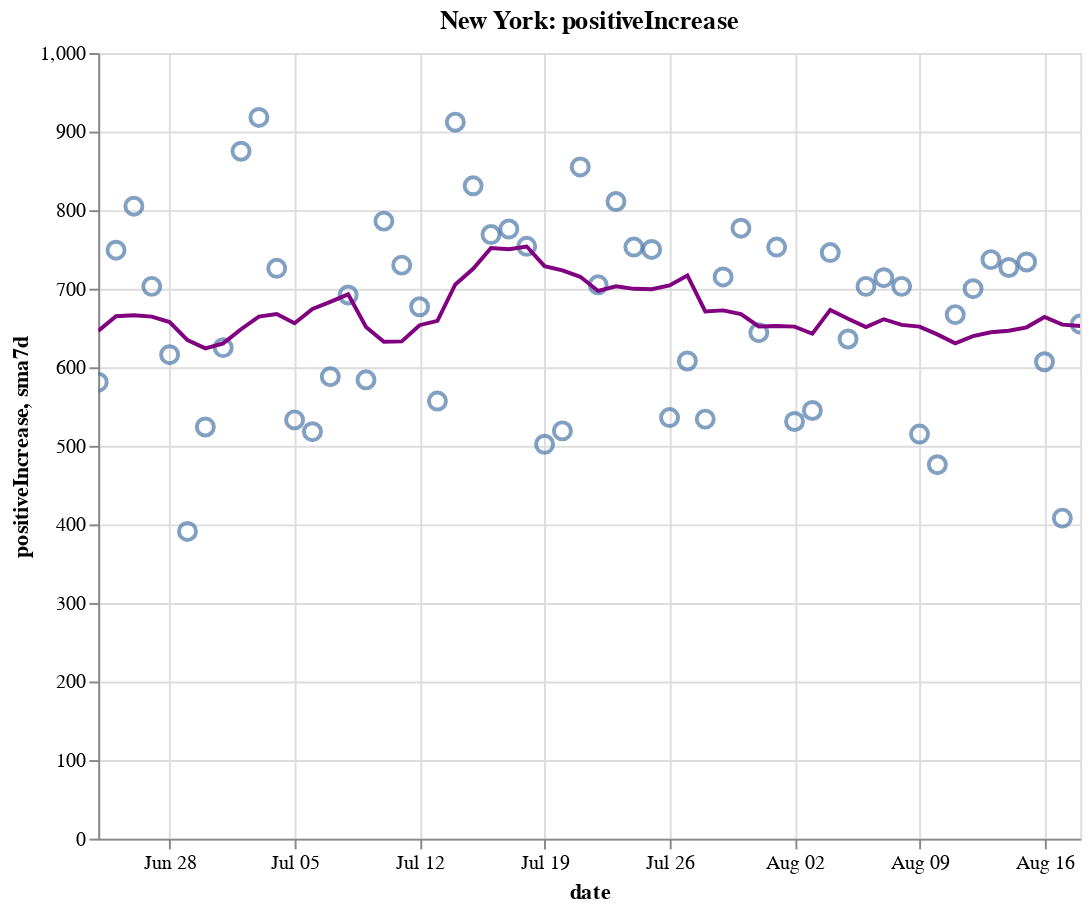

Notebook code cell kept with this figure:
### Code cell
create_plot(ny, 'positiveIncrease')

### Figure 1 — Vega-Lite specification as saved in the notebook (floating-point values rounded to 4 significant figures)
{"config": {"view": {"continuousWidth": 400, "continuousHeight": 300}}, "layer": [{"layer": [{"mark": {"type": "point", "size": 75}, "encoding": {"tooltip": [{"type": "temporal", "field": "date"}, {"type": "quantitative", "field": "positiveIncrease"}, {"type": "quantitative", "field": "sma7d"}], "x": {"type": "temporal", "field": "date"}, "y": {"type": "quantitative", "field": "positiveIncrease"}}, "selection": {"selector008": {"type": "interval", "bind": "scales", "encodings": ["x", "y"]}}}, {"mark": {"type": "line", "color": "purple"}, "encoding": {"x": {"type": "temporal", "field": "date"}, "y": {"type": "quantitative", "field": "sma7d"}}}]}, {"mark": {"type": "rule", "color": "#aaa"}, "encoding": {"x": {"type": "temporal", "field": "date"}}, "transform": [{"filter": {"selection": "selector007"}}]}, {"mark": "circle", "encoding": {"opacity": {"condition": {"value": 1, "selection": "selector007"}, "value": 0}, "tooltip": [{"type": "temporal", "field": "date"}, {"type": "quantitative", "field": "positiveIncrease"}, {"type": "quantitative", "field": "sma7d"}], "x": {"type": "temporal", "field": "date"}, "y": {"type": "quantitative", "field": "positiveIncrease"}}, "selection": {"selector007": {"type": "single", "encodings": ["x"], "on": "mouseover", "nearest": true, "empty": "none"}}}, {"mark": {"type": "text", "align": "left", "dx": 5, "dy": -5, "stroke": "white", "strokeWidth": 2}, "encoding": {"text": {"type": "quantitative", "field": "positiveIncrease"}, "tooltip": [{"type": "temporal", "field": "date"}, {"type": "quantitative", "field": "positiveIncrease"}, {"type": "quantitative", "field": "sma7d"}], "x": {"type": "temporal", "field": "date"}, "y": {"type": "quantitative", "field": "positiveIncrease"}}, "transform": [{"filter": {"selection": "selector007"}}]}, {"mark": {"type": "text", "align": "left", "dx": 5, "dy": -5}, "encoding": {"text": {"type": "quantitative", "field": "positiveIncrease"}, "tooltip": [{"type": "temporal", "field": "date"}, {"type": "quantitative", "field": "positiveIncrease"}, {"type": "quantitative", "field": "sma7d"}], "x": {"type": "temporal", "field": "date"}, "y": {"type": "quantitative", "field": "positiveIncrease"}}, "transform": [{"filter": {"selection": "selector007"}}]}], "data": {"name": "data-2dc85e63d01ca4dec52e5366233c20b2"}, "height": 400, "title": "New York: positiveIncrease", "width": 500, "$schema": "https://vega.github.io/schema/vega-lite/v4.8.1.json", "datasets": {"data-2dc85e63d01ca4dec52e5366233c20b2": [{"date": "2020-06-24T00:00:00", "totalTestResultsIncrease": 51140.0, "positiveIncrease": 581.0, "death": 24780.0, "deathIncrease": 16.0, "positiveRate": 0.011, "state": "New York", "sma7d": 646.3}, {"date": "2020-06-25T00:00:00", "totalTestResultsIncrease": 67640.0, "positiveIncrease": 749.0, "death": 24800.0, "deathIncrease": 18.0, "positiveRate": 0.011, "state": "New York", "sma7d": 665.0}, {"date": "2020-06-26T00:00:00", "totalTestResultsIncrease": 61720.0, "positiveIncrease": 805.0, "death": 24810.0, "deathIncrease": 14.0, "positiveRate": 0.013, "state": "New York", "sma7d": 666.3}, {"date": "2020-06-27T00:00:00", "totalTestResultsIncrease": 73260.0, "positiveIncrease": 703.0, "death": 24830.0, "deathIncrease": 16.0, "positiveRate": 0.01, "state": "New York", "sma7d": 664.4}, {"date": "2020-06-28T00:00:00", "totalTestResultsIncrease": 61910.0, "positiveIncrease": 616.0, "death": 24840.0, "deathIncrease": 5.0, "positiveRate": 0.01, "state": "New York", "sma7d": 657.6}, {"date": "2020-06-29T00:00:00", "totalTestResultsIncrease": 46430.0, "positiveIncrease": 391.0, "death": 24840.0, "deathIncrease": 7.0, "positiveRate": 0.008, "state": "New York", "sma7d": 634.6}, {"date": "2020-06-30T00:00:00", "totalTestResultsIncrease": 52020.0, "positiveIncrease": 524.0, "death": 24860.0, "deathIncrease": 13.0, "positiveRate": 0.01, "state": "New York", "sma7d": 624.1}, {"date": "2020-07-01T00:00:00", "totalTestResultsIncrease": 56710.0, "positiveIncrease": 625.0, "death": 24870.0, "deathIncrease": 11.0, "positiveRate": 0.011, "state": "New York", "sma7d": 630.4}, {"date": "2020-07-02T00:00:00", "totalTestResultsIncrease": 69940.0, "positiveIncrease": 875.0, "death": 24880.0, "deathIncrease": 11.0, "positiveRate": 0.013, "state": "New York", "sma7d": 648.4}, {"date": "2020-07-03T00:00:00", "totalTestResultsIncrease": 66390.0, "positiveIncrease": 918.0, "death": 24880.0, "deathIncrease": 8.0, "positiveRate": 0.014, "state": "New York", "sma7d": 664.6}, {"date": "2020-07-04T00:00:00", "totalTestResultsIncrease": 62400.0, "positiveIncrease": 726.0, "death": 24900.0, "deathIncrease": 11.0, "positiveRate": 0.012, "state": "New York", "sma7d": 667.9}, {"date": "2020-07-05T00:00:00", "totalTestResultsIncrease": 63420.0, "positiveIncrease": 533.0, "death": 24900.0, "deathIncrease": 8.0, "positiveRate": 0.008, "state": "New York", "sma7d": 656.0}, {"date": "2020-07-06T00:00:00", "totalTestResultsIncrease": 54330.0, "positiveIncrease": 518.0, "death": 24910.0, "deathIncrease": 9.0, "positiveRate": 0.01, "state": "New York", "sma7d": 674.1}, {"date": "2020-07-07T00:00:00", "totalTestResultsIncrease": 56740.0, "positiveIncrease": 588.0, "death": 24920.0, "deathIncrease": 11.0, "positiveRate": 0.01, "state": "New York", "sma7d": 683.3}, {"date": "2020-07-08T00:00:00", "totalTestResultsIncrease": 57580.0, "positiveIncrease": 692.0, "death": 24940.0, "deathIncrease": 20.0, "positiveRate": 0.012, "state": "New York", "sma7d": 692.9}, {"date": "2020-07-09T00:00:00", "totalTestResultsIncrease": 65560.0, "positiveIncrease": 584.0, "death": 24960.0, "deathIncrease": 15.0, "positiveRate": 0.009, "state": "New York", "sma7d": 651.3}, {"date": "2020-07-10T00:00:00", "totalTestResultsIncrease": 73560.0, "positiveIncrease": 786.0, "death": 24970.0, "deathIncrease": 9.0, "positiveRate": 0.011, "state": "New York", "sma7d": 632.4}, {"date": "2020-07-11T00:00:00", "totalTestResultsIncrease": 69200.0, "positiveIncrease": 730.0, "death": 24970.0, "deathIncrease": 6.0, "positiveRate": 0.011, "state": "New York", "sma7d": 633.0}, {"date": "2020-07-12T00:00:00", "totalTestResultsIncrease": 62420.0, "positiveIncrease": 677.0, "death": 24980.0, "deathIncrease": 5.0, "positiveRate": 0.011, "state": "New York", "sma7d": 653.6}, {"date": "2020-07-13T00:00:00", "totalTestResultsIncrease": 51690.0, "positiveIncrease": 557.0, "death": 24990.0, "deathIncrease": 10.0, "positiveRate": 0.011, "state": "New York", "sma7d": 659.1}, {"date": "2020-07-14T00:00:00", "totalTestResultsIncrease": 60040.0, "positiveIncrease": 912.0, "death": 24990.0, "deathIncrease": 5.0, "positiveRate": 0.015, "state": "New York", "sma7d": 705.4}, {"date": "2020-07-15T00:00:00", "totalTestResultsIncrease": 63600.0, "positiveIncrease": 831.0, "death": 25000.0, "deathIncrease": 9.0, "positiveRate": 0.013, "state": "New York", "sma7d": 725.3}, {"date": "2020-07-16T00:00:00", "totalTestResultsIncrease": 72680.0, "positiveIncrease": 769.0, "death": 25010.0, "deathIncrease": 11.0, "positiveRate": 0.011, "state": "New York", "sma7d": 751.7}, {"date": "2020-07-17T00:00:00", "totalTestResultsIncrease": 78240.0, "positiveIncrease": 776.0, "death": 25020.0, "deathIncrease": 10.0, "positiveRate": 0.01, "state": "New York", "sma7d": 750.3}, {"date": "2020-07-18T00:00:00", "totalTestResultsIncrease": 69820.0, "positiveIncrease": 754.0, "death": 25040.0, "deathIncrease": 11.0, "positiveRate": 0.011, "state": "New York", "sma7d": 753.7}, {"date": "2020-07-19T00:00:00", "totalTestResultsIncrease": 46200.0, "positiveIncrease": 502.0, "death": 25050.0, "deathIncrease": 13.0, "positiveRate": 0.011, "state": "New York", "sma7d": 728.7}, {"date": "2020-07-20T00:00:00", "totalTestResultsIncrease": 49340.0, "positiveIncrease": 519.0, "death": 25060.0, "deathIncrease": 8.0, "positiveRate": 0.011, "state": "New York", "sma7d": 723.3}, {"date": "2020-07-21T00:00:00", "totalTestResultsIncrease": 66170.0, "positiveIncrease": 855.0, "death": 25060.0, "deathIncrease": 2.0, "positiveRate": 0.013, "state": "New York", "sma7d": 715.1}, {"date": "2020-07-22T00:00:00", "totalTestResultsIncrease": 67660.0, "positiveIncrease": 705.0, "death": 25070.0, "deathIncrease": 10.0, "positiveRate": 0.01, "state": "New York", "sma7d": 697.1}, {"date": "2020-07-23T00:00:00", "totalTestResultsIncrease": 69700.0, "positiveIncrease": 811.0, "death": 25080.0, "deathIncrease": 13.0, "positiveRate": 0.012, "state": "New York", "sma7d": 703.1}, {"date": "2020-07-24T00:00:00", "totalTestResultsIncrease": 76510.0, "positiveIncrease": 753.0, "death": 25090.0, "deathIncrease": 9.0, "positiveRate": 0.01, "state": "New York", "sma7d": 699.9}, {"date": "2020-07-25T00:00:00", "totalTestResultsIncrease": 71470.0, "positiveIncrease": 750.0, "death": 25100.0, "deathIncrease": 13.0, "positiveRate": 0.01, "state": "New York", "sma7d": 699.3}, {"date": "2020-07-26T00:00:00", "totalTestResultsIncrease": 53570.0, "positiveIncrease": 536.0, "death": 25110.0, "deathIncrease": 3.0, "positiveRate": 0.01, "state": "New York", "sma7d": 704.1}, {"date": "2020-07-27T00:00:00", "totalTestResultsIncrease": 57270.0, "positiveIncrease": 608.0, "death": 25120.0, "deathIncrease": 11.0, "positiveRate": 0.011, "state": "New York", "sma7d": 716.9}, {"date": "2020-07-28T00:00:00", "totalTestResultsIncrease": 57400.0, "positiveIncrease": 534.0, "death": 25130.0, "deathIncrease": 9.0, "positiveRate": 0.009, "state": "New York", "sma7d": 671.0}, {"date": "2020-07-29T00:00:00", "totalTestResultsIncrease": 62280.0, "positiveIncrease": 715.0, "death": 25130.0, "deathIncrease": 6.0, "positiveRate": 0.011, "state": "New York", "sma7d": 672.4}, {"date": "2020-07-30T00:00:00", "totalTestResultsIncrease": 73550.0, "positiveIncrease": 777.0, "death": 25140.0, "deathIncrease": 13.0, "positiveRate": 0.011, "state": "New York", "sma7d": 667.6}, {"date": "2020-07-31T00:00:00", "totalTestResultsIncrease": 68870.0, "positiveIncrease": 644.0, "death": 25150.0, "deathIncrease": 5.0, "positiveRate": 0.009, "state": "New York", "sma7d": 652.0}, {"date": "2020-08-01T00:00:00", "totalTestResultsIncrease": 82740.0, "positiveIncrease": 753.0, "death": 25160.0, "deathIncrease": 14.0, "positiveRate": 0.009, "state": "New York", "sma7d": 652.4}, {"date": "2020-08-02T00:00:00", "totalTestResultsIncrease": 58960.0, "positiveIncrease": 531.0, "death": 25170.0, "deathIncrease": 6.0, "positiveRate": 0.009, "state": "New York", "sma7d": 651.7}, {"date": "2020-08-03T00:00:00", "totalTestResultsIncrease": 51840.0, "positiveIncrease": 545.0, "death": 25170.0, "deathIncrease": 2.0, "positiveRate": 0.011, "state": "New York", "sma7d": 642.7}, {"date": "2020-08-04T00:00:00", "totalTestResultsIncrease": 70990.0, "positiveIncrease": 746.0, "death": 25180.0, "deathIncrease": 3.0, "positiveRate": 0.011, "state": "New York", "sma7d": 673.0}, {"date": "2020-08-05T00:00:00", "totalTestResultsIncrease": 72670.0, "positiveIncrease": 636.0, "death": 25180.0, "deathIncrease": 4.0, "positiveRate": 0.009, "state": "New York", "sma7d": 661.7}, {"date": "2020-08-06T00:00:00", "totalTestResultsIncrease": 72370.0, "positiveIncrease": 703.0, "death": 25180.0, "deathIncrease": 6.0, "positiveRate": 0.01, "state": "New York", "sma7d": 651.1}, {"date": "2020-08-07T00:00:00", "totalTestResultsIncrease": 70170.0, "positiveIncrease": 714.0, "death": 25190.0, "deathIncrease": 5.0, "positiveRate": 0.01, "state": "New York", "sma7d": 661.1}, {"date": "2020-08-08T00:00:00", "totalTestResultsIncrease": 74860.0, "positiveIncrease": 703.0, "death": 25200.0, "deathIncrease": 5.0, "positiveRate": 0.009, "state": "New York", "sma7d": 654.0}, {"date": "2020-08-09T00:00:00", "totalTestResultsIncrease": 65810.0, "positiveIncrease": 515.0, "death": 25200.0, "deathIncrease": 7.0, "positiveRate": 0.008, "state": "New York", "sma7d": 651.7}, {"date": "2020-08-10T00:00:00", "totalTestResultsIncrease": 54000.0, "positiveIncrease": 476.0, "death": 25200.0, "deathIncrease": 2.0, "positiveRate": 0.009, "state": "New York", "sma7d": 641.9}, {"date": "2020-08-11T00:00:00", "totalTestResultsIncrease": 77060.0, "positiveIncrease": 667.0, "death": 25210.0, "deathIncrease": 7.0, "positiveRate": 0.009, "state": "New York", "sma7d": 630.6}, {"date": "2020-08-12T00:00:00", "totalTestResultsIncrease": 87780.0, "positiveIncrease": 700.0, "death": 25220.0, "deathIncrease": 7.0, "positiveRate": 0.008, "state": "New York", "sma7d": 639.7}, {"date": "2020-08-13T00:00:00", "totalTestResultsIncrease": 87900.0, "positiveIncrease": 737.0, "death": 25230.0, "deathIncrease": 10.0, "positiveRate": 0.008, "state": "New York", "sma7d": 644.6}, {"date": "2020-08-14T00:00:00", "totalTestResultsIncrease": 85460.0, "positiveIncrease": 727.0, "death": 25230.0, "deathIncrease": 4.0, "positiveRate": 0.009, "state": "New York", "sma7d": 646.4}, {"date": "2020-08-15T00:00:00", "totalTestResultsIncrease": 88670.0, "positiveIncrease": 734.0, "death": 25240.0, "deathIncrease": 12.0, "positiveRate": 0.008, "state": "New York", "sma7d": 650.9}, {"date": "2020-08-16T00:00:00", "totalTestResultsIncrease": 77690.0, "positiveIncrease": 607.0, "death": 25250.0, "deathIncrease": 6.0, "positiveRate": 0.008, "state": "New York", "sma7d": 664.0}, {"date": "2020-08-17T00:00:00", "totalTestResultsIncrease": 56890.0, "positiveIncrease": 408.0, "death": 25260.0, "deathIncrease": 6.0, "positiveRate": 0.007, "state": "New York", "sma7d": 654.3}, {"date": "2020-08-18T00:00:00", "totalTestResultsIncrease": 66890.0, "positiveIncrease": 655.0, "death": 25260.0, "deathIncrease": 8.0, "positiveRate": 0.01, "state": "New York", "sma7d": 652.6}]}}
